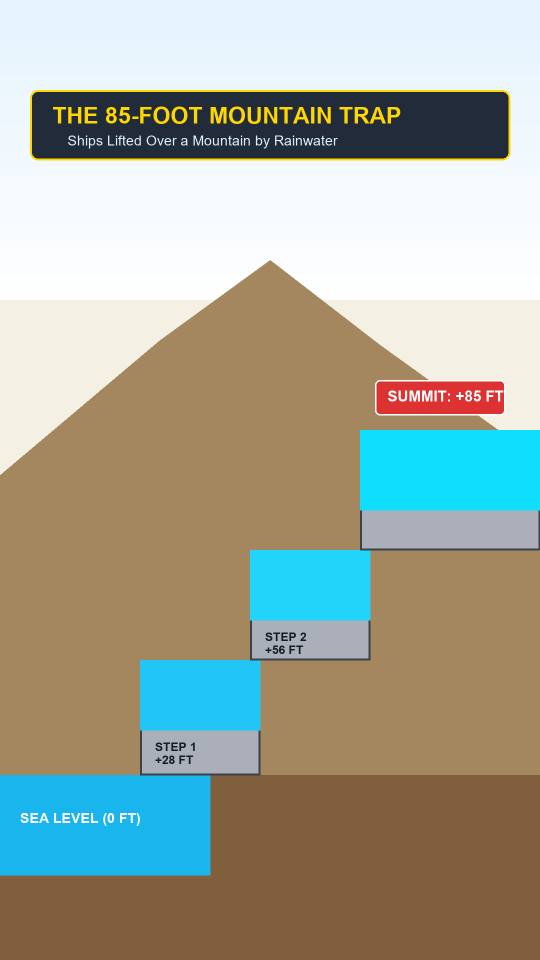
#> input picture data/assets/panama_shorts/bg_vertical_elevator.png, 1080 x 1920 px, found by its file name (shown at 1/2 size); its folder holds 4 pictures in this run
$ python produce_panama_short.py
#> lines starting #> are read from the running program, lines starting #| are printed output that depends on the picture
"""Produce a viral 49-second 1080x1920 YouTube Short on 'The Panama Canal Mountain Trap'."""
import asyncio
import math
import subprocess
import wave
import numpy as np
from pathlib import Path
from PIL import Image, ImageDraw, ImageFont
import edge_tts

fps = 30
vw, vh = 1080, 1920
shorts_dir = Path("scratch/panama_short_work")
shorts_dir.mkdir(parents=True, exist_ok=True)
v_assets_dir = Path("data/assets/panama_shorts")
p_assets_dir = Path("data/assets/panama_anim")

# [14 lines left out: functions get_font, load_audio_pcm, not called in this run]

# Pre-load graphics
bg_elevator = Image.open(v_assets_dir / "bg_vertical_elevator.png").convert("RGBA")
#> bg_elevator is the input picture: PIL image 1080x1920 RGBA; mean R, G, B, A 130.6, 152.1, 149.2, 195.5
bg_map = Image.open(v_assets_dir / "bg_vertical_map.png").convert("RGBA")
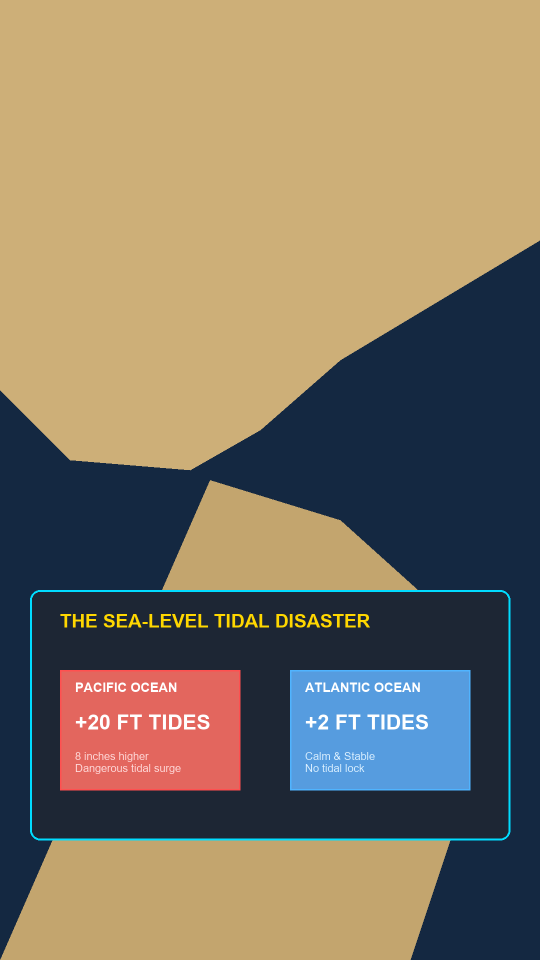
#> input picture data/assets/panama_shorts/bg_vertical_map.png, 1080 x 1920 px, found by its file name (shown at 1/2 size)
#> bg_map is the input picture: PIL image 1080x1920 RGBA; mean R, G, B, A 126.7, 115.3, 96.7, 248.8
bg_lock = Image.open(v_assets_dir / "bg_vertical_lock.png").convert("RGBA")
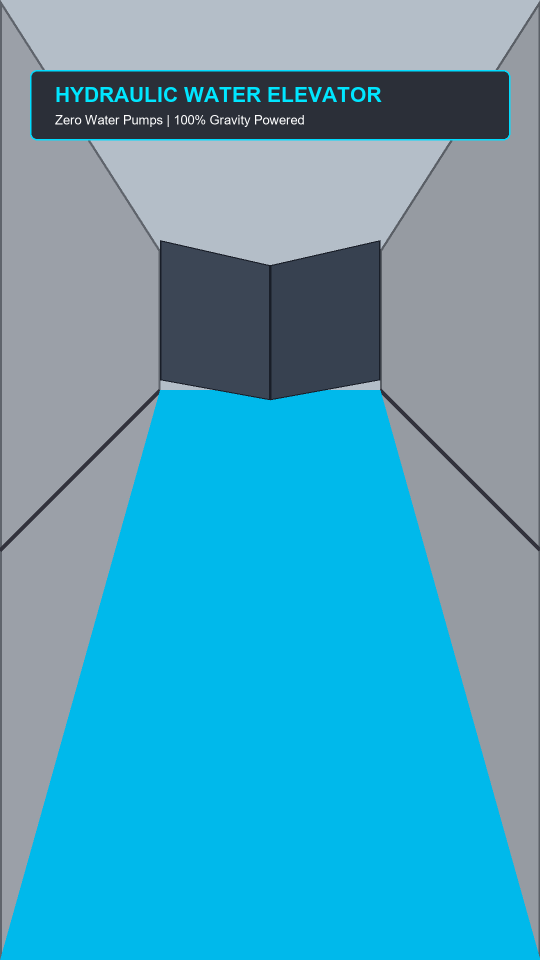
#> input picture data/assets/panama_shorts/bg_vertical_lock.png, 1080 x 1920 px, found by its file name (shown at 1/2 size)
#> bg_lock is the input picture: PIL image 1080x1920 RGBA; mean R, G, B, A 77.5, 160, 186.3, 253.6
bg_drought = Image.open(v_assets_dir / "bg_vertical_drought.png").convert("RGBA")
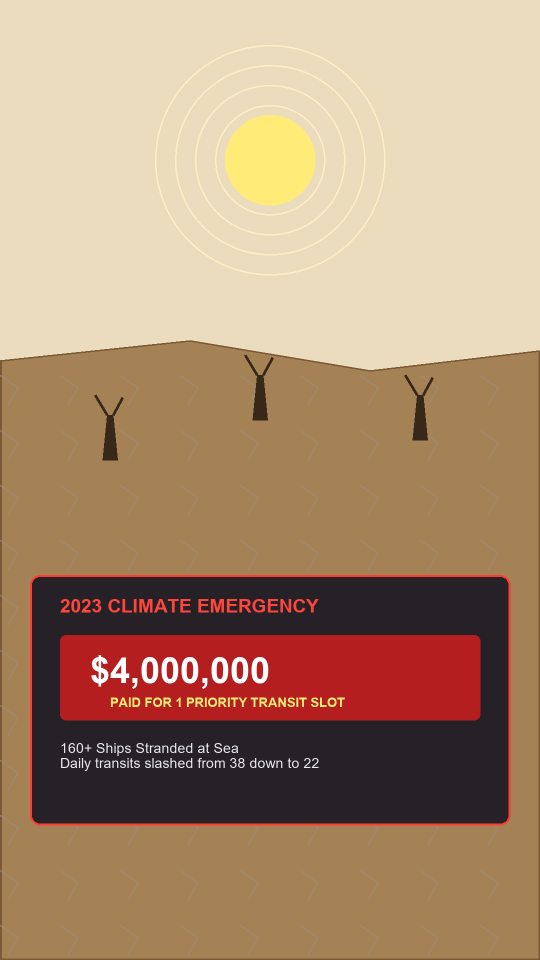
#> input picture data/assets/panama_shorts/bg_vertical_drought.png, 1080 x 1920 px, found by its file name (shown at 1/2 size)
#> bg_drought is the input picture: PIL image 1080x1920 RGBA; mean R, G, B, A 171.4, 139.9, 109.9, 251.2
#> (the run stopped early here; a loop or call above may not have finished)
